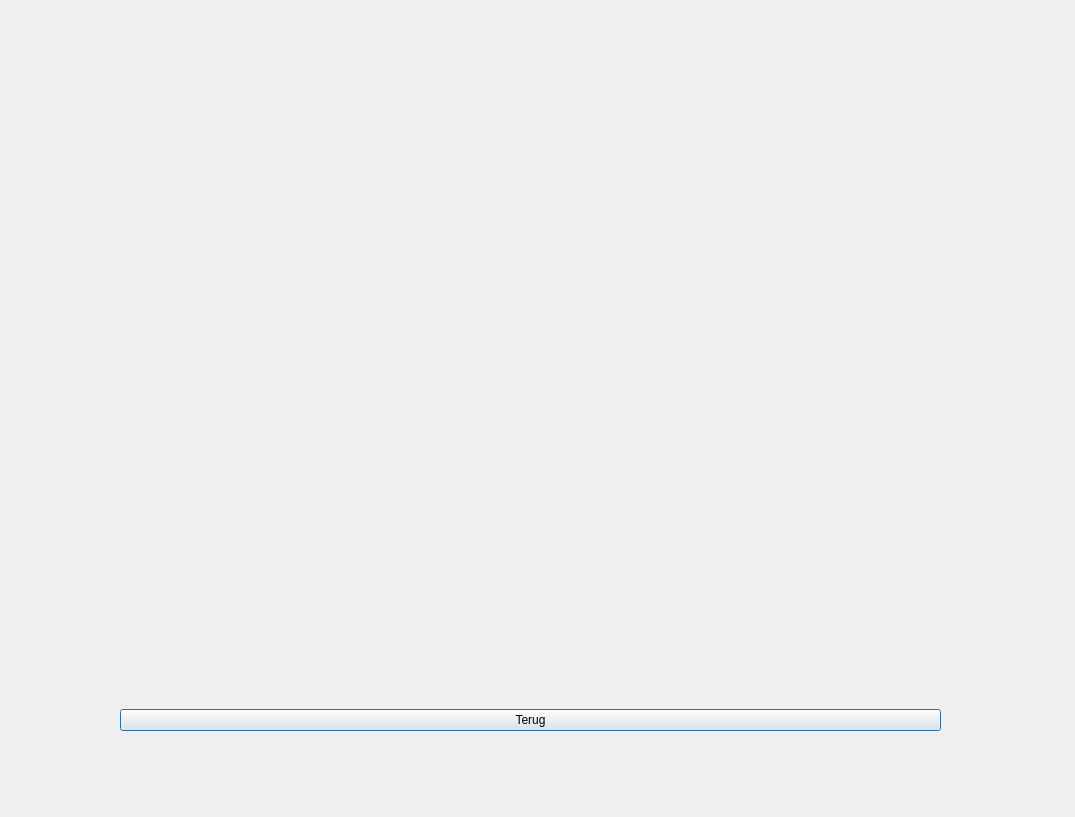
<?xml version="1.0" encoding="UTF-8"?>
<ui version="4.0">
 <class>grafiek</class>
 <widget class="QDialog" name="grafiek">
  <property name="geometry">
   <rect>
    <x>0</x>
    <y>0</y>
    <width>1075</width>
    <height>817</height>
   </rect>
  </property>
  <property name="windowTitle">
   <string>Dialog</string>
  </property>
  <widget class="QWidget" name="verticalLayoutWidget">
   <property name="geometry">
    <rect>
     <x>120</x>
     <y>10</y>
     <width>821</width>
     <height>721</height>
    </rect>
   </property>
   <layout class="QVBoxLayout" name="verticalLayout_4">
    <item>
     <widget class="QWidget" name="verticalWidgetTemp" native="true">
      <layout class="QVBoxLayout" name="verticalLayout"/>
     </widget>
    </item>
    <item>
     <widget class="QWidget" name="verticalWidgetHum" native="true">
      <layout class="QVBoxLayout" name="verticalLayout_2"/>
     </widget>
    </item>
    <item>
     <widget class="QWidget" name="verticalWidgetPres" native="true">
      <layout class="QVBoxLayout" name="verticalLayout_3"/>
     </widget>
    </item>
    <item>
     <widget class="QPushButton" name="pushButton">
      <property name="text">
       <string>Terug</string>
      </property>
     </widget>
    </item>
   </layout>
  </widget>
 </widget>
 <resources/>
 <connections/>
</ui>
